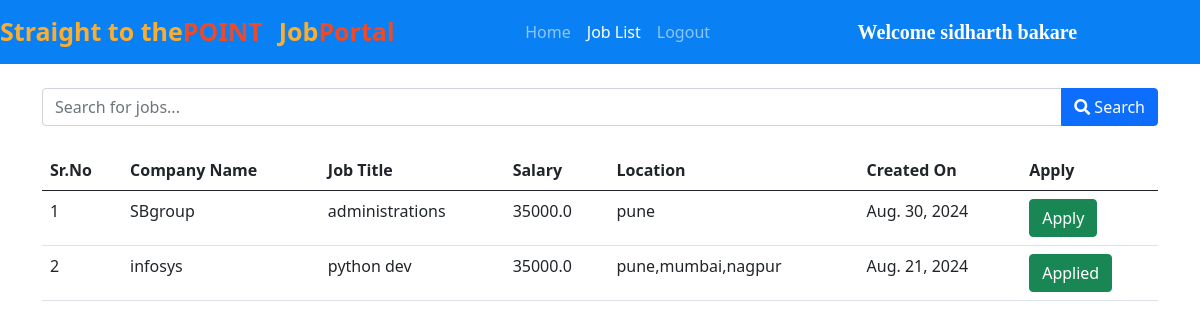
The app's page /all_jobs/ (signed in) with its own data.
### jobs/models.py (models this page shows, shortened)
class Job(models.Model):
    company = models.ForeignKey(Company, on_delete=models.CASCADE)
    start_date = models.DateField()
    end_date = models.DateField()
    title = models.CharField(max_length=200)
    salary = models.FloatField()
    image = models.ImageField(upload_to="")
    description = models.TextField(max_length=400)
    experience = models.CharField(max_length=100)
    location = models.CharField(max_length=100)
    skills = models.CharField(max_length=200)
    creation_date = models.DateField()

class Company(models.Model):
    user = models.ForeignKey(User, on_delete=models.CASCADE)
    phone = models.CharField(max_length=10)
    image = models.ImageField(upload_to="")
    gender = models.CharField(max_length=10)
    type = models.CharField(max_length=15)
    status = models.CharField(max_length=20)
    company_name = models.CharField(max_length=100)

### jobs/views.py (the view)
# urls.py: path("all_jobs/", views.all_jobs, name="all_jobs"),
def all_jobs(request):
    jobs = Job.objects.all().order_by('-start_date')
    applicant = Applicant.objects.get(user=request.user)
    apply = Application.objects.filter(applicant=applicant)
    data = []
    for i in apply:
        data.append(i.job.id)
    return render(request, "all_jobs.html", {'jobs':jobs, 'data':data})

### jobs/templates/all_jobs.html (shortened to what this page needs)
{% extends 'user_navbar.html' %}
{% block job_list %} active {% endblock %}
{% block body %}
<div class="container mt-4">
    <form method="GET" action="{% url 'job_list' %}" class="mb-4">
        <div class="input-group">
            <input type="text" name="job_title" class="form-control" placeholder="Search for jobs..." value="{{ request.GET.jobs }}">
            <button class="btn btn-primary" type="submit"><i class="fa fa-search"></i> Search</button>
        </div>
    </form>
<table class="table table-hover" id="example">
    <thead>
        <tr>
            <th>Sr.No</th>
            <th>Company Name</th>
            <th>Job Title</th>
            <th>Salary</th>
            <th>Location</th>
            <th>Created On</th>
            <th>Apply</th>
        </tr>
    </thead>
    <tbody>
        {% for job in jobs %}
        <tr>
            <td>{{forloop.counter}}</td>
            <td>{{job.company.company_name}}</td>
            <td>{{job.title}}</td>
            <td>{{job.salary}}</td>
            <td>{{job.location}}</td>
            <td>{{job.creation_date}}</td>
            {% if job.id in data %}
            <td><a class="btn btn-success">Applied</a></td>
            {% else %}
            <td><a href="/job_detail/{{job.id}}/" class="btn btn-success">Apply</a></td>
            {% endif %}
        </tr>
        {% endfor %}
    </tbody>
</table>
</div>
{% endblock %}

### jobs/templates/user_navbar.html (shortened to what this page needs)
<!doctype html>
<html lang="en">
<head>
  <link href="https://cdn.jsdelivr.net/npm/bootstrap@5.0.2/dist/css/bootstrap.min.css" rel="stylesheet"
>
  <link rel="stylesheet" href="https://cdnjs.cloudflare.com/ajax/libs/font-awesome/5.15.3/css/all.min.css">
</head>
<body>
  <nav class="navbar navbar-expand-lg navbar-dark sticky-top">
      <a class="navbar-brand" href="/"><span class="head1">Straight to the</span><span class="head2">POINT</span></a>
      <a class="navbar-brand" href="#"><span class="head1">Job</span><span class="head2">Portal</span></a>
      <div class="container w-50">
        <div class="collapse navbar-collapse" id="navbarSupportedContent">
          <ul class="navbar-nav me-auto mb-2 mb-lg-0">
            <li class="nav-item">
              <a class="nav-link {% block home %}{% endblock %}" aria-current="page" href="/user_homepage/">Home</a>
            </li>
            <li class="nav-item">
              <a class="nav-link {% block job_list %}{% endblock %}" href="/all_jobs/">Job List</a>
            </li>
            <li class="nav-item">
              <a class="nav-link" href="/logout/">Logout</a>
            </li>
          </ul>
          <a class="navbar-brand" style="font-weight: bold; font-family: 'Times New Roman', Times, serif;"
            href="#">Welcome {{request.user.get_full_name}}</a>
        </div>
      </div>
  </nav>
  {% block body %}
  {% endblock %}
</body>
</html>
</html>

### jobs/templates/user_navbar.html (style rules this page uses)
.navbar { background-color: #0980F3; }
.head1 { color: #FBAD30; font-size: 25px; font-weight: bold; height: 50px; }
.head2 { color: #EF4926; font-size: 25px; font-weight: bold; }

### records on screen
Job: company.company_name "SBgroup", title "administrations", salary "35000.0", location "pune", creation_date "Aug. 30, 2024"
Job: company.company_name "infosys", title "python dev", salary "35000.0", location "pune,mumbai,nagpur", creation_date "Aug. 21, 2024", shows "Applied"

### other values on screen
{{ request.user.get_full_name }} "sidharth bakare"
